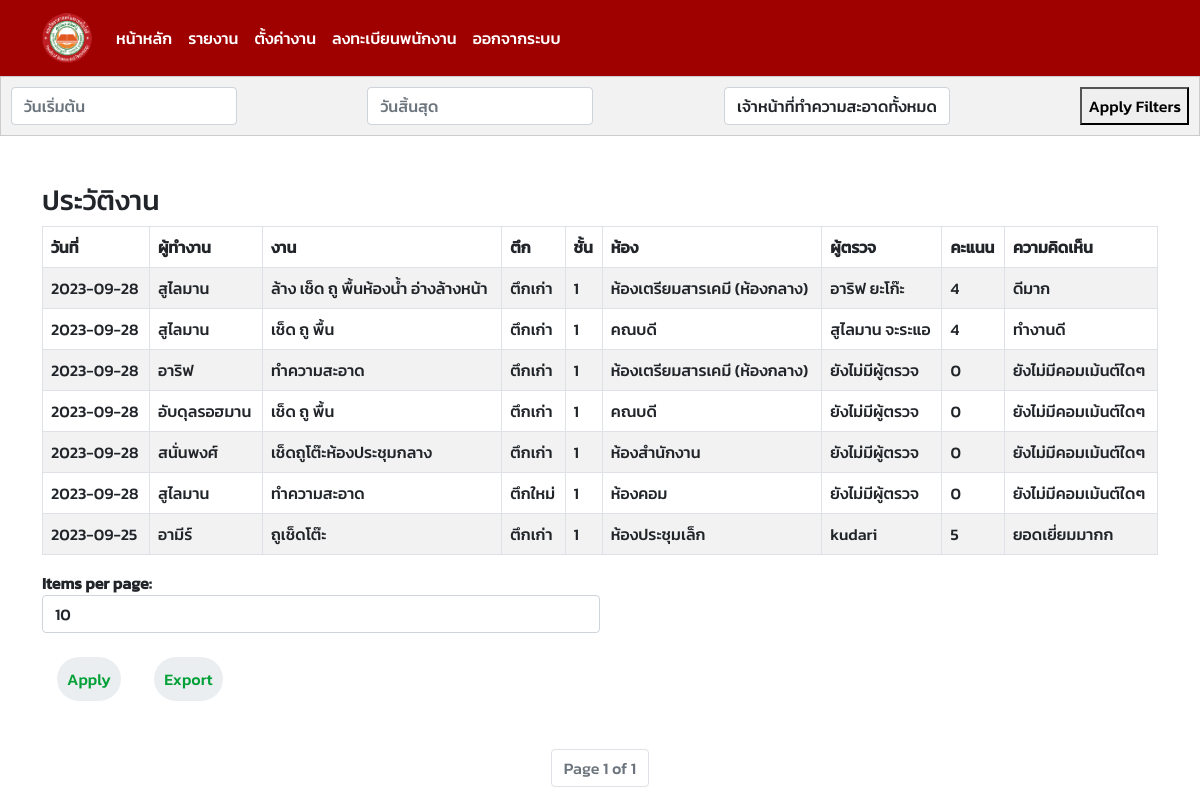
The page /workdata-history/ (signed in) on the database as committed earlier.
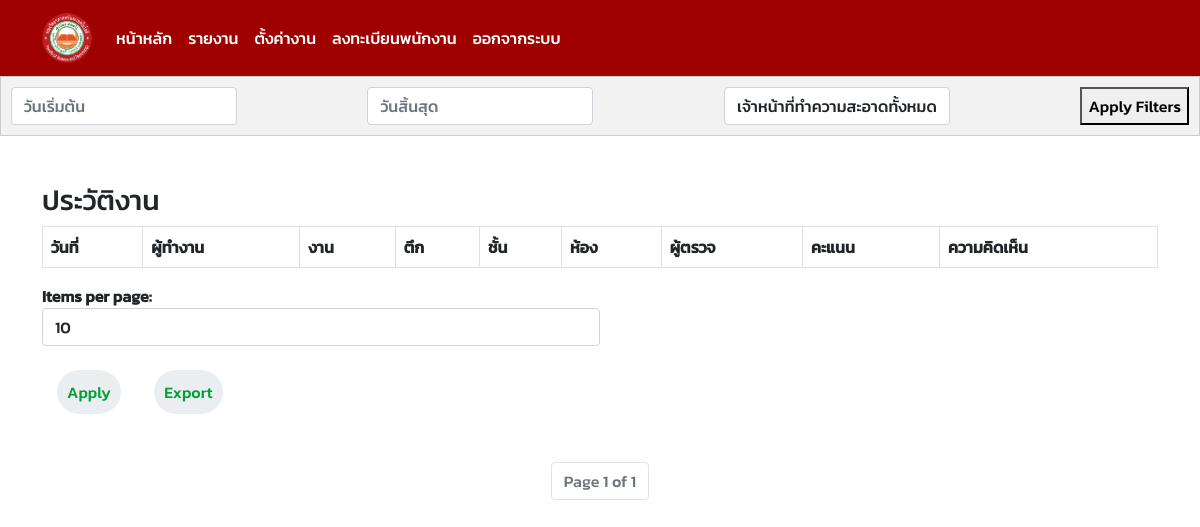
The same page on the database as committed later.
### cleanerapp/models.py (models this page shows, shortened)
class WorksData(models.Model):
    date = models.DateField()
    status = models.CharField(max_length=20)
    rating = models.IntegerField(default=0)
    work = models.ForeignKey(Work, on_delete=models.CASCADE)
    comment = models.CharField(max_length=500)
    staff = models.CharField(max_length=100)
    class Meta:
        verbose_name_plural = "บันทึกข้อมูลทำความสะอาด"

class Work(models.Model):
    work_name = models.CharField(max_length=100)
    cleaner = models.ForeignKey(Cleaner, on_delete=models.CASCADE)
    room = models.ForeignKey(Room, on_delete=models.CASCADE)
    WEEKDAYS = [
        ('Sunday', 'Sunday'),
        ('Monday', 'Monday'),
        ('Tuesday', 'Tuesday'),
        ('Wednesday', 'Wednesday'),
        ('Thursday', 'Thursday'),
        ('Friday', 'Friday'),
        ('Saturday', 'Saturday'),
    ]
    day = models.CharField(max_length=9, choices=WEEKDAYS)  # Set max_length to accommodate the longest weekday name
    class Meta:
        unique_together = ('work_name', 'cleaner', 'room', 'day')
        verbose_name_plural = "งาน"

class Cleaner(models.Model):
    SEX_CHOICES = [
        ('Male', 'Male'),
        ('Female', 'Female'),
    ]
    profile_image = models.ImageField(upload_to='profile_images/', blank=True, null=True)
    user = models.OneToOneField(User, on_delete=models.CASCADE)
    sex = models.CharField(max_length=10, choices=SEX_CHOICES)
    class Meta:
        verbose_name_plural = "พนักงานทำความสะอาด"

class Room(models.Model):
    room_name = models.CharField(max_length=100)
    building = models.ForeignKey(Building, on_delete=models.CASCADE)
    floor_num = models.PositiveIntegerField()
    class Meta:
        unique_together = ('room_name', 'building', 'floor_num')
        verbose_name_plural = "ห้อง"

class Building(models.Model):
    name = models.CharField(max_length=100, unique=True)
    total_floors = models.PositiveIntegerField()
    class Meta:
        verbose_name_plural = "ตึก"

### cleanerapp/views.py (the view)
# urls.py: path('workdata-history/', views.get_workdata_history, name='workdata_history'),
@login_required
@staff_required
def get_workdata_history(request):
    workdata_history = WorksData.objects.all()
    start_date = request.GET.get('start_date')
    end_date = request.GET.get('end_date')
    cleaner_query = request.GET.get('cleaner')
    cleaner_choices = Cleaner.objects.values_list('user__first_name', flat=True).distinct().order_by('user__first_name')
    start_date = datetime.strptime(start_date, '%Y-%m-%d') if start_date else None
    end_date = datetime.strptime(end_date, '%Y-%m-%d') if end_date else None
    if start_date:
        workdata_history = workdata_history.filter(date__gte=start_date)
    if end_date:
        workdata_history = workdata_history.filter(date__lte=end_date)
    if cleaner_query:
        workdata_history = workdata_history.filter(work__cleaner__user__first_name=cleaner_query)
    page_number = request.GET.get('page')
    items_per_page = request.GET.get('items_per_page', 10)  # Default to 10 items per page
    paginator = Paginator(workdata_history, items_per_page)
    page_data = paginator.get_page(page_number)
    context = {
        'workdata_history': page_data,
        'cleaner_choices' : cleaner_choices,
        'start_date' : start_date,
        'end_date' : end_date,
        'items_per_page': items_per_page,
    }
    return render(request, 'work_history.html', context)

### templates/work_history.html (shortened to what the changed rows need)
{% include 'navbar.html' %}
<!DOCTYPE html>
<html lang="en">
<head>
    {% load static %}
    <link rel="stylesheet" href="{% static 'css/cleaner.css' %}">
    <link href="https://cdn.jsdelivr.net/npm/bootstrap@5.0.0-alpha2/dist/css/bootstrap.min.css" rel="stylesheet">
    <link rel="stylesheet" href="https://cdnjs.cloudflare.com/ajax/libs/bootstrap-datepicker/1.9.0/css/bootstrap-datepicker.min.css">
</head>
<body style="font-family: 'Kanit-Medium', sans-serif;">
    <div class="container mt-5">
        <div class="table-responsive">
        <table id="workdata-table" class="table table-bordered table-striped">
            <thead class="thead-dark">
                <tr>
                    <th data-filter="true" data-filter-type="select">วันที่</th>
                    <th data-filter="true" data-filter-type="select">ผู้ทำงาน</th>
                    <th data-filter="true" data-filter-type="select">งาน</th>
                    <th data-filter="true" data-filter-type="select">ตึก</th>
                    <th data-filter="true" data-filter-type="select">ชั้น</th>
                    <th data-filter="true" data-filter-type="select">ห้อง</th>
                    <th data-filter="true" data-filter-type="select">ผู้ตรวจ</th>
                    <th data-filter="true" data-filter-type="select">คะแนน</th>
                    <th data-filter="true" data-filter-type="select">ความคิดเห็น</th>
                </tr>
            </thead>
            <tbody>
                {% for workdata in workdata_history %}
                <tr>
                    <td>{{ workdata.date|date:'Y-m-d' }}</td>
                    <td>{{ workdata.work.cleaner.user.first_name }}</td>
                    <td>{{ workdata.work.work_name }}</td>
                    <td>{{ workdata.work.room.building.name }}</td>
                    <td>{{ workdata.work.room.floor_num }}</td>
                    <td>{{ workdata.work.room.room_name }}</td>
                    <td>{{ workdata.staff }}</td>
                    <td>{{ workdata.rating }}</td>
                    <td>{{ workdata.comment }}</td>
                </tr>
                {% endfor %}
            </tbody>
        </table>
        </div>
    </div>
</body>
</html>

Rows that differ between the two databases and show on the page:
removed WorksData: date "2023-09-28", work.cleaner.user.first_name "สูไลมาน", work.work_name "ล้าง เช็ด ถู พื้นห้องน้ำ อ่างล้างหน้า", work.room.building.name "ตึกเก่า", work.room.floor_num "1", work.room.room_name "ห้องเตรียมสารเคมี (ห้องกลาง)", staff "อาริฟ ยะโก๊ะ", rating "4", comment "ดีมาก"
removed WorksData: date "2023-09-28", work.cleaner.user.first_name "สูไลมาน", work.work_name "เช็ด ถู พื้น", work.room.building.name "ตึกเก่า", work.room.floor_num "1", work.room.room_name "คณบดี", staff "สูไลมาน จะระแอ", rating "4", comment "ทำงานดี"
removed WorksData: date "2023-09-28", work.cleaner.user.first_name "อาริฟ", work.work_name "ทำความสะอาด", work.room.building.name "ตึกเก่า", work.room.floor_num "1", work.room.room_name "ห้องเตรียมสารเคมี (ห้องกลาง)", staff "ยังไม่มีผู้ตรวจ", rating "0", comment "ยังไม่มีคอมเม้นต์ใดๆ"
removed WorksData: date "2023-09-28", work.cleaner.user.first_name "อับดุลรอฮมาน", work.work_name "เช็ด ถู พื้น", work.room.building.name "ตึกเก่า", work.room.floor_num "1", work.room.room_name "คณบดี", staff "ยังไม่มีผู้ตรวจ", rating "0", comment "ยังไม่มีคอมเม้นต์ใดๆ"
removed WorksData: date "2023-09-28", work.cleaner.user.first_name "สนั่นพงศ์", work.work_name "เช็ดถูโต๊ะห้องประชุมกลาง", work.room.building.name "ตึกเก่า", work.room.floor_num "1", work.room.room_name "ห้องสำนักงาน", staff "ยังไม่มีผู้ตรวจ", rating "0", comment "ยังไม่มีคอมเม้นต์ใดๆ"
removed WorksData: date "2023-09-28", work.cleaner.user.first_name "สูไลมาน", work.work_name "ทำความสะอาด", work.room.building.name "ตึกใหม่", work.room.floor_num "1", work.room.room_name "ห้องคอม", staff "ยังไม่มีผู้ตรวจ", rating "0", comment "ยังไม่มีคอมเม้นต์ใดๆ"
removed WorksData: date "2023-09-25", work.cleaner.user.first_name "อามีร์", work.work_name "ถูเช็ดโต๊ะ", work.room.building.name "ตึกเก่า", work.room.floor_num "1", work.room.room_name "ห้องประชุมเล็ก", staff "kudari", rating "5", comment "ยอดเยี่ยมมากก"
